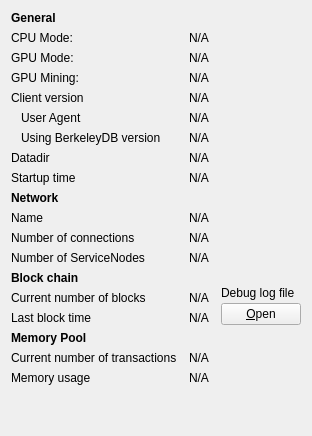
     <widget class="QWidget" name="tab_info">
      <attribute name="title">
       <string>&amp;Information</string>
      </attribute>
      <layout class="QGridLayout" name="gridLayout" columnstretch="0,1,0">
       <property name="horizontalSpacing">
        <number>12</number>
       </property>
       <item row="0" column="0">
        <widget class="QLabel" name="label_9">
         <property name="font">
          <font>
           <weight>75</weight>
           <bold>true</bold>
          </font>
         </property>
         <property name="text">
          <string>General</string>
         </property>
        </widget>
       </item>
       <item row="1" column="0">
        <widget class="QLabel" name="label_6">
         <property name="text">
          <string>CPU Mode:</string>
         </property>
        </widget>
       </item>
       <item row="1" column="1" colspan="2">
        <widget class="QLabel" name="cpuMode">
         <property name="cursor">
          <cursorShape>IBeamCursor</cursorShape>
         </property>
         <property name="text">
          <string>N/A</string>
         </property>
         <property name="textFormat">
          <enum>Qt::PlainText</enum>
         </property>
         <property name="textInteractionFlags">
          <set>Qt::LinksAccessibleByMouse|Qt::TextSelectableByKeyboard|Qt::TextSelectableByMouse</set>
         </property>
        </widget>
       </item>
       <item row="2" column="0">
        <widget class="QLabel" name="label_71">
         <property name="text">
          <string>GPU Mode:</string>
         </property>
        </widget>
       </item>
       <item row="2" column="1" colspan="2">
        <widget class="QLabel" name="gpuMode">
         <property name="cursor">
          <cursorShape>IBeamCursor</cursorShape>
         </property>
         <property name="text">
          <string>N/A</string>
         </property>
         <property name="textFormat">
          <enum>Qt::PlainText</enum>
         </property>
         <property name="textInteractionFlags">
          <set>Qt::LinksAccessibleByMouse|Qt::TextSelectableByKeyboard|Qt::TextSelectableByMouse</set>
         </property>
        </widget>
       </item>
       <item row="3" column="0">
        <widget class="QLabel" name="label_81">
         <property name="text">
          <string>GPU Mining:</string>
         </property>
        </widget>
       </item>
       <item row="3" column="1" colspan="2">
        <widget class="QLabel" name="gpuMining">
         <property name="cursor">
          <cursorShape>IBeamCursor</cursorShape>
         </property>
         <property name="text">
          <string>N/A</string>
         </property>
         <property name="textFormat">
          <enum>Qt::PlainText</enum>
         </property>
         <property name="textInteractionFlags">
          <set>Qt::LinksAccessibleByMouse|Qt::TextSelectableByKeyboard|Qt::TextSelectableByMouse</set>
         </property>
        </widget>
       </item>
       <item row="4" column="0">
        <widget class="QLabel" name="label_72">
         <property name="text">
          <string>Client version</string>
         </property>
        </widget>
       </item>
       <item row="4" column="1" colspan="2">
        <widget class="QLabel" name="clientVersion">
         <property name="cursor">
          <cursorShape>IBeamCursor</cursorShape>
         </property>
         <property name="text">
          <string>N/A</string>
         </property>
         <property name="textFormat">
          <enum>Qt::PlainText</enum>
         </property>
         <property name="textInteractionFlags">
          <set>Qt::LinksAccessibleByMouse|Qt::TextSelectableByKeyboard|Qt::TextSelectableByMouse</set>
         </property>
        </widget>
       </item>
       <item row="5" column="0">
        <widget class="QLabel" name="labelClientUserAgent">
         <property name="text">
          <string>User Agent</string>
         </property>
         <property name="indent">
          <number>10</number>
         </property>
        </widget>
       </item>
       <item row="5" column="1" colspan="2">
        <widget class="QLabel" name="clientUserAgent">
         <property name="cursor">
          <cursorShape>IBeamCursor</cursorShape>
         </property>
         <property name="text">
          <string>N/A</string>
         </property>
         <property name="textFormat">
          <enum>Qt::PlainText</enum>
         </property>
         <property name="textInteractionFlags">
          <set>Qt::LinksAccessibleByMouse|Qt::TextSelectableByKeyboard|Qt::TextSelectableByMouse</set>
         </property>
        </widget>
       </item>
       <item row="6" column="0">
        <widget class="QLabel" name="label_berkeleyDBVersion">
         <property name="text">
          <string>Using BerkeleyDB version</string>
         </property>
         <property name="indent">
          <number>10</number>
         </property>
        </widget>
       </item>
       <item row="6" column="1" colspan="2">
        <widget class="QLabel" name="berkeleyDBVersion">
         <property name="cursor">
          <cursorShape>IBeamCursor</cursorShape>
         </property>
         <property name="text">
          <string>N/A</string>
         </property>
         <property name="textFormat">
          <enum>Qt::PlainText</enum>
         </property>
         <property name="textInteractionFlags">
          <set>Qt::LinksAccessibleByMouse|Qt::TextSelectableByKeyboard|Qt::TextSelectableByMouse</set>
         </property>
        </widget>
       </item>
       <item row="7" column="0">
        <widget class="QLabel" name="label_12">
         <property name="text">
          <string>Datadir</string>
         </property>
        </widget>
       </item>
       <item row="7" column="1" colspan="2">
        <widget class="QLabel" name="dataDir">
         <property name="cursor">
          <cursorShape>IBeamCursor</cursorShape>
         </property>
         <property name="text">
          <string>N/A</string>
         </property>
         <property name="textFormat">
          <enum>Qt::PlainText</enum>
         </property>
         <property name="wordWrap">
          <bool>true</bool>
         </property>
         <property name="textInteractionFlags">
          <set>Qt::LinksAccessibleByMouse|Qt::TextSelectableByKeyboard|Qt::TextSelectableByMouse</set>
         </property>
        </widget>
       </item>
       <item row="8" column="0">
        <widget class="QLabel" name="label_13">
         <property name="text">
          <string>Startup time</string>
         </property>
        </widget>
       </item>
       <item row="8" column="1" colspan="2">
        <widget class="QLabel" name="startupTime">
         <property name="cursor">
          <cursorShape>IBeamCursor</cursorShape>
         </property>
         <property name="text">
          <string>N/A</string>
         </property>
         <property name="textFormat">
          <enum>Qt::PlainText</enum>
         </property>
         <property name="textInteractionFlags">
          <set>Qt::LinksAccessibleByMouse|Qt::TextSelectableByKeyboard|Qt::TextSelectableByMouse</set>
         </property>
        </widget>
       </item>
       <item row="9" column="0">
        <widget class="QLabel" name="labelNetwork">
         <property name="font">
          <font>
           <weight>75</weight>
           <bold>true</bold>
          </font>
         </property>
         <property name="text">
          <string>Network</string>
         </property>
        </widget>
       </item>
       <item row="10" column="0">
        <widget class="QLabel" name="label_8">
         <property name="text">
          <string>Name</string>
         </property>
        </widget>
       </item>
       <item row="10" column="1" colspan="2">
        <widget class="QLabel" name="networkName">
         <property name="cursor">
          <cursorShape>IBeamCursor</cursorShape>
         </property>
         <property name="text">
          <string>N/A</string>
         </property>
         <property name="textFormat">
          <enum>Qt::PlainText</enum>
         </property>
         <property name="textInteractionFlags">
          <set>Qt::LinksAccessibleByMouse|Qt::TextSelectableByKeyboard|Qt::TextSelectableByMouse</set>
         </property>
        </widget>
       </item>
       <item row="11" column="0">
        <widget class="QLabel" name="label_7">
         <property name="text">
          <string>Number of connections</string>
         </property>
        </widget>
       </item>
       <item row="11" column="1" colspan="2">
        <widget class="QLabel" name="numberOfConnections">
         <property name="cursor">
          <cursorShape>IBeamCursor</cursorShape>
         </property>
         <property name="text">
          <string>N/A</string>
         </property>
         <property name="textFormat">
          <enum>Qt::PlainText</enum>
         </property>
         <property name="textInteractionFlags">
          <set>Qt::LinksAccessibleByMouse|Qt::TextSelectableByKeyboard|Qt::TextSelectableByMouse</set>
         </property>
        </widget>
       </item>
       <item row="12" column="0">
        <widget class="QLabel" name="servicenodeCountLabel">
         <property name="text">
          <string>Number of ServiceNodes</string>
         </property>
        </widget>
       </item>
       <item row="12" column="1">
        <widget class="QLabel" name="servicenodeCount">
         <property name="text">
          <string>N/A</string>
         </property>
        </widget>
       </item>
       <item row="13" column="0">
        <widget class="QLabel" name="label_10">
         <property name="font">
          <font>
           <weight>75</weight>
           <bold>true</bold>
          </font>
         </property>
         <property name="text">
          <string>Block chain</string>
         </property>
        </widget>
       </item>
       <item row="13" column="2" rowspan="3">
        <layout class="QVBoxLayout" name="verticalLayoutDebugButton">
         <property name="spacing">
          <number>3</number>
         </property>
         <item>
          <spacer name="verticalSpacer_2">
           <property name="orientation">
            <enum>Qt::Vertical</enum>
           </property>
           <property name="sizeHint" stdset="0">
            <size>
             <width>10</width>
             <height>5</height>
            </size>
           </property>
          </spacer>
         </item>
         <item>
          <widget class="QLabel" name="labelDebugLogfile">
           <property name="text">
            <string>Debug log file</string>
           </property>
          </widget>
         </item>
         <item>
          <widget class="QPushButton" name="openDebugLogfileButton">
           <property name="toolTip">
            <string>Open the Cash debug log file from the current data directory. This can take a few seconds for large log files.</string>
           </property>
           <property name="text">
            <string>&amp;Open</string>
           </property>
           <property name="autoDefault">
            <bool>false</bool>
           </property>
          </widget>
         </item>
        </layout>
       </item>
       <item row="14" column="0">
        <widget class="QLabel" name="label_3">
         <property name="text">
          <string>Current number of blocks</string>
         </property>
        </widget>
       </item>
       <item row="14" column="1" colspan="2">
        <widget class="QLabel" name="numberOfBlocks">
         <property name="cursor">
          <cursorShape>IBeamCursor</cursorShape>
         </property>
         <property name="text">
          <string>N/A</string>
         </property>
         <property name="textFormat">
          <enum>Qt::PlainText</enum>
         </property>
         <property name="textInteractionFlags">
          <set>Qt::LinksAccessibleByMouse|Qt::TextSelectableByKeyboard|Qt::TextSelectableByMouse</set>
         </property>
        </widget>
       </item>
       <item row="15" column="0">
        <widget class="QLabel" name="labelLastBlockTime">
         <property name="text">
          <string>Last block time</string>
         </property>
        </widget>
       </item>
       <item row="15" column="1" colspan="2">
        <widget class="QLabel" name="lastBlockTime">
         <property name="cursor">
          <cursorShape>IBeamCursor</cursorShape>
         </property>
         <property name="text">
          <string>N/A</string>
         </property>
         <property name="textFormat">
          <enum>Qt::PlainText</enum>
         </property>
         <property name="textInteractionFlags">
          <set>Qt::LinksAccessibleByMouse|Qt::TextSelectableByKeyboard|Qt::TextSelectableByMouse</set>
         </property>
        </widget>
       </item>
       <item row="16" column="0">
        <widget class="QLabel" name="labelMempoolTitle">
         <property name="font">
          <font>
           <weight>75</weight>
           <bold>true</bold>
          </font>
         </property>
         <property name="text">
          <string>Memory Pool</string>
         </property>
        </widget>
       </item>
       <item row="17" column="0">
        <widget class="QLabel" name="labelNumberOfTransactions">
         <property name="text">
          <string>Current number of transactions</string>
         </property>
        </widget>
       </item>
       <item row="17" column="1">
        <widget class="QLabel" name="mempoolNumberTxs">
         <property name="cursor">
          <cursorShape>IBeamCursor</cursorShape>
         </property>
         <property name="text">
          <string>N/A</string>
         </property>
         <property name="textFormat">
          <enum>Qt::PlainText</enum>
         </property>
         <property name="textInteractionFlags">
          <set>Qt::LinksAccessibleByMouse|Qt::TextSelectableByKeyboard|Qt::TextSelectableByMouse</set>
         </property>
        </widget>
       </item>
       <item row="19" column="0">
        <widget class="QLabel" name="labelMemoryUsage">
         <property name="text">
          <string>Memory usage</string>
         </property>
        </widget>
       </item>
       <item row="19" column="1">
        <widget class="QLabel" name="mempoolSize">
         <property name="cursor">
          <cursorShape>IBeamCursor</cursorShape>
         </property>
         <property name="text">
          <string>N/A</string>
         </property>
         <property name="textFormat">
          <enum>Qt::PlainText</enum>
         </property>
         <property name="textInteractionFlags">
          <set>Qt::LinksAccessibleByMouse|Qt::TextSelectableByKeyboard|Qt::TextSelectableByMouse</set>
         </property>
        </widget>
       </item>
       <item row="20" column="0">
        <spacer name="verticalSpacer">
         <property name="orientation">
          <enum>Qt::Vertical</enum>
         </property>
         <property name="sizeHint" stdset="0">
          <size>
           <width>20</width>
           <height>40</height>
          </size>
         </property>
        </spacer>
       </item>
      </layout>
     </widget>
